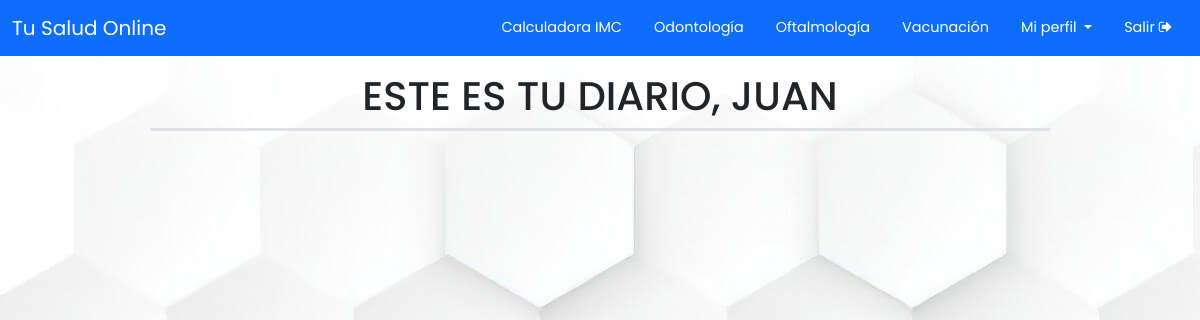
Before: /webCliente/paciente/verDiario.php (signed in) with the older database file.
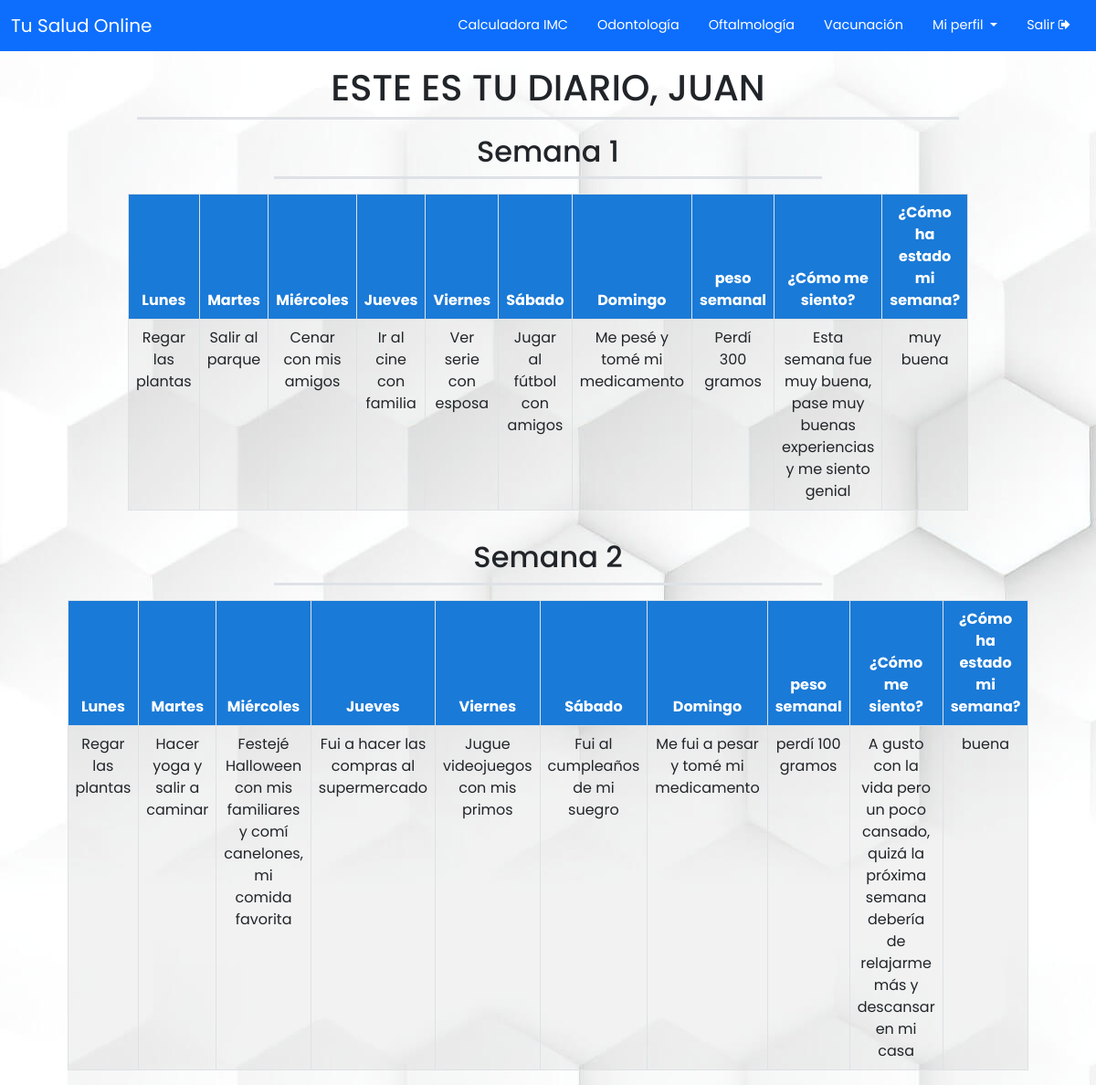
After: the same page with the newer database file.
### tables this page shows
CREATE TABLE `usuarios` (
  `id_usuario` int(5) NOT NULL,
  `usuario` varchar(25) NOT NULL,
  `contraseña` varchar(32) NOT NULL,
  `nombre` varchar(50) NOT NULL,
  `apellido` varchar(50) NOT NULL,
  `genero` varchar(9) NOT NULL,
  `fecha_de_nacimiento` date NOT NULL
);

CREATE TABLE `diariopaciente` (
  `id_semana` int(5) NOT NULL,
  `actividadLun` varchar(500) NOT NULL,
  `actividadMar` varchar(500) NOT NULL,
  `actividadMie` varchar(500) NOT NULL,
  `actividadJue` varchar(500) NOT NULL,
  `actividadVie` varchar(500) NOT NULL,
  `actividadSab` varchar(500) NOT NULL,
  `actividadDom` varchar(500) NOT NULL,
  `pesoSemanal` varchar(50) NOT NULL,
  `estado` varchar(500) NOT NULL,
  `valoracionSemana` varchar(9) NOT NULL,
  `id_usuario` int(5) NOT NULL
);

### webCliente/paciente/verDiario.php (the view, shortened to what this page needs)
<?php
$conexion = mysqli_connect("localhost", "root", "", "sistema_olimpiada");
$usuario = $_SESSION['usuario'];
$consulta = "SELECT nombre,id_usuario FROM usuarios where usuario='$usuario'";
$resultado = mysqli_query($conexion, $consulta);
if (mysqli_num_rows($resultado) > 0) {
    while ($rowData = mysqli_fetch_assoc($resultado)) {
        $id_usuario = $rowData["id_usuario"];
        $nombre_usuario = $rowData["nombre"];
    }
}
$cont = 0;
?>
<!DOCTYPE html>
<html lang="en">
<head>
    <link rel="stylesheet" href="https://cdnjs.cloudflare.com/ajax/libs/font-awesome/4.7.0/css/font-awesome.min.css">
    <link href="https://cdn.jsdelivr.net/npm/bootstrap@5.0.2/dist/css/bootstrap.min.css" rel="stylesheet">
    <link rel="stylesheet" type="text/css" href="../../css/style.css">
</head>
<body>
  <header>
    <nav class="navbar navbar-expand-lg navbar-light bg-primary">
      <div class="container-fluid">
        <a class="navbar-brand" href="../home.php"><span class="title">Tu Salud Online</span></a>
        <div class="collapse navbar-collapse" id="navbarNav">
          <ul class="navbar-nav ms-auto">
            <li class="nav-item">
              <a class="nav-link" href="../imc.php"><span class="nav-links">Calculadora IMC</span></a>
            </li>
            <li class="nav-item">
              <a class="nav-link" href="../odontologia.php"><span class="nav-links">Odontología</span></a>
            </li>
            <li class="nav-item">
              <a class="nav-link" href="../oftalmologia.php"><span class="nav-links">Oftalmología</span></a>
            </li>
            <li class="nav-item">
              <a class="nav-link" href="../vacunacion.php"><span class="nav-links">Vacunación</span></a>
            </li>
            <li class="nav-item dropdown">
              <a class="nav-link" href="#" id="navbarDropdown" role="button" data-bs-toggle="dropdown" aria-expanded="false">
              <span class="nav-links dropdown-toggle">Mi perfil </span>
              </a>
            </li>
            <li class="nav-item">
                <a class="nav-link" href="../../logout.php" onclick="return confirmarSalir()"><span class="nav-links">Salir <i class="fa fa-sign-out"></i></span></a>
            </li>
          </ul>
        </div>
      </div>
    </nav>
  </header>
    <h1 id="presentacionDiario" class="mayus text-center mt-2 p-2 border-bottom border-3 w-75 ms-auto mx-auto">ESTE ES TU DIARIO, <span><?php echo $nombre_usuario; ?></span></h1>
    <div>
        <?php
        $consulta = "SELECT actividadLun,actividadMar,actividadMie,actividadJue,actividadVie,actividadSab,actividadDom,pesoSemanal,estado,valoracionSemana FROM diariopaciente WHERE id_usuario='$id_usuario' ORDER BY id_semana";
        $resultado = mysqli_query($conexion, $consulta);
        if (mysqli_num_rows($resultado) > 0) {
            while ($rowData = mysqli_fetch_assoc($resultado)) {
                $cont = $cont + 1;
        ?>
                <h2 class="mt-2 p-2 text-center border-bottom border-3 w-50 ms-auto mx-auto">Semana <?php echo $cont; ?></h1>
                <div class="table-responsive nav-bar mt-3 ms-3 mx-3">
                    <table class="table table-bordered table-striped text-center w-75 mx-auto ms-auto">
                        <thead>
                            <th>Lunes</th>
                            <th>Martes</th>
                            <th>Miércoles</th>
                            <th>Jueves</th>
                            <th>Viernes</th>
                            <th>Sábado</th>
                            <th>Domingo</th>
                            <th>peso semanal</th>
                            <th>¿Cómo me siento?</th>
                            <th>¿Cómo ha estado mi semana?</th>
                        </thead>
                        <tbody>
                            <tr>
                                <td><?php echo $rowData["actividadLun"]; ?></td>
                                <td><?php echo $rowData["actividadMar"]; ?></td>
                                <td><?php echo $rowData["actividadMie"]; ?></td>
                                <td><?php echo $rowData["actividadJue"]; ?></td>
                                <td><?php echo $rowData["actividadVie"]; ?></td>
                                <td><?php echo $rowData["actividadSab"]; ?></td>
                                <td><?php echo $rowData["actividadDom"]; ?></td>
                                <td><?php echo $rowData["pesoSemanal"]; ?></td>
                                <td><?php echo $rowData["estado"]; ?></td>
                                <td><?php echo $rowData["valoracionSemana"]; ?></td>
                            </tr>
                        </tbody>
                    </table>
                </div>
        <?php
            }
        }
        ?>
    </div>
</body>
</html>

### css/style.css (style rules this page uses)
* { padding: 0; margin: 0; box-sizing: border-box; cursor: default; }
body { font-family: 'Poppins', sans-serif; background-image: url(../img/fondo.jpg); overflow-x: hidden; }
a { display: block; text-align: right; text-decoration: none; color: #999; font-size: 0.9rem; transition: .3s; }
.title { color: #fff; }
.nav-links { color: #fff; transition: ease all 0.25s; padding: 8px; }
.mayus { text-transform: uppercase; }
thead { background-color: #1a7ad7; color: #fff; }

Changed rows visible on the page:
added diariopaciente: actividadLun "Regar las plantas", actividadMar "Salir al parque", actividadMie "Cenar con mis amigos", actividadJue "Ir al cine con familia", actividadVie "Ver serie con esposa", actividadSab "Jugar al fútbol con amigos", actividadDom "Me pesé y tomé mi medicamento", pesoSemanal "Perdí 300 gramos", estado "Esta semana fue muy buena, pase muy buenas experiencias y me siento genial", valoracionSemana "muy buena"
added diariopaciente: actividadLun "Regar las plantas", actividadMar "Hacer yoga y salir a caminar", actividadMie "Festejé Halloween con mis familiares y comí canelones, mi comida favorita", actividadJue "Fui a hacer las compras al supermercado", actividadVie "Jugue videojuegos con mis primos", actividadSab "Fui al cumpleaños de mi suegro", actividadDom "Me fui a pesar y tomé mi medicamento", pesoSemanal "perdí 100 gramos", estado "A gusto con la vida pero un poco cansado, quizá la próxima semana debería de relajarme más y descansar en mi casa", valoracionSemana "buena"
